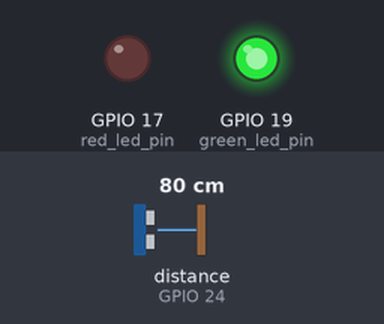
A program run on a simulated Raspberry Pi (BCM pin numbers). Shown: output pins drawn as LEDs (lit = HIGH). The test bench sets the inputs (shaded band); at power-on: distance to the obstacle (sensor on GPIO 24) 80 cm. The echo pulse lasts 58.3 µs per cm; the clock reads 2024-03-15 10:24:30 at power-on unless the program sets it; files the program writes start out absent; pins used as bus, display or sensor lines are not drawn.

Above: at 1.2 s.
1.3 s: distance to the obstacle (sensor on GPIO 24) set to 32 cm
3.2 s: distance to the obstacle (sensor on GPIO 24) set to 27 cm
At 4.5 s:
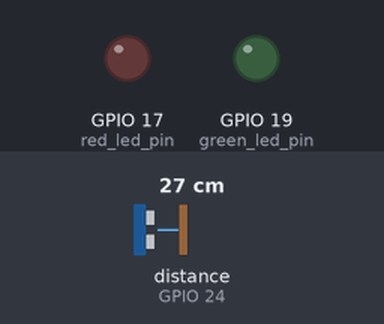
Timing chart, 0 to 6.2 s (numbered marks = the images above; inputs shaded):
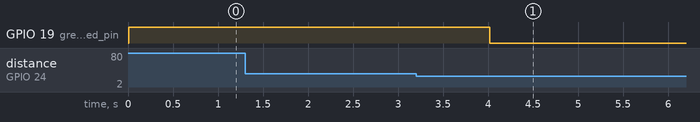

The program:

E3_1.py
```python
"""
Archivo: Ejercicio4.py
Equipo: #6
Integrantes del equipo: Integrante #1 Eduardo Isaac Dávila Bernal
                        Integrante #2 Natalia Victoria Nava
                        Integrante #3 Araujo Galan Maximiliano
Fecha: 16 / 10 / 2023
Descripcion: Escribe un programa que mida la distancia a través de un sensor ultrasónico, encienda uno de tres LEDs cuando se encuentre dentro de un rango de distancia específico y guarde la información en un archivo *.txt con el valor de la distancia con mensaje de alerta y fecha de cuando se leyó. Si la distancia calculada es inferior a 10cm, se enciende el LED rojo y se escribe el siguiente mensaje de alerta: MUY CERCA. Cuando es superior a 30, se enciende el LED verde y se escribe el siguiente mensaje de alerta: EXCELENTE. De lo contrario, se enciende el LED ámbar y se escribe el siguiente mensaje de alerta: CERCA.
"""

import RPi.GPIO as GPIO
import time
import datetime

# Configura los pines GPIO para el sensor ultrasónico y LEDs
GPIO.setmode(GPIO.BCM)
trigger_pin = 18
echo_pin = 24
red_led_pin = 17
amber_led_pin = 18
green_led_pin = 19

GPIO.setup(trigger_pin, GPIO.OUT)
GPIO.setup(echo_pin, GPIO.IN)
GPIO.setup(red_led_pin, GPIO.OUT)
GPIO.setup(amber_led_pin, GPIO.OUT)
GPIO.setup(green_led_pin, GPIO.OUT)

# Función para medir la distancia con el sensor ultrasónico
def medir_distancia():
    GPIO.output(trigger_pin, True)
    time.sleep(0.00001)
    GPIO.output(trigger_pin, False)

    pulse_start = time.time()
    pulse_end = time.time()

    while GPIO.input(echo_pin) == 0:
        pulse_start = time.time()

    while GPIO.input(echo_pin) == 1:
        pulse_end = time.time()

    pulse_duration = pulse_end - pulse_start
    distancia = (pulse_duration * 34300) / 2  # La velocidad del sonido es de 343 m/s

    return distancia

try:
    while True:
        distancia = medir_distancia()
        fecha = datetime.datetime.now().strftime('%Y-%m-%d %H:%M:%S')

        if distancia < 10:
            mensaje_alerta = "MUY CERCA"
            GPIO.output(red_led_pin, GPIO.HIGH)
            GPIO.output(amber_led_pin, GPIO.LOW)
            GPIO.output(green_led_pin, GPIO.LOW)
        elif distancia > 30:
            mensaje_alerta = "EXCELENTE"
            GPIO.output(red_led_pin, GPIO.LOW)
            GPIO.output(amber_led_pin, GPIO.LOW)
            GPIO.output(green_led_pin, GPIO.HIGH)
        else:
            mensaje_alerta = "CERCA"
            GPIO.output(red_led_pin, GPIO.LOW)
            GPIO.output(amber_led_pin, GPIO.HIGH)
            GPIO.output(green_led_pin, GPIO.LOW)

        with open('informacion_distancia.txt', 'a') as file:
            file.write(f'Fecha: {fecha}, Distancia: {distancia:.2f} cm, Alerta: {mensaje_alerta}\n')

        time.sleep(1)  # Leer y actualizar cada segundo

except KeyboardInterrupt:
    GPIO.cleanup()
```

Measured:
- the behaviour switches between 30 and 29 cm on distance to the obstacle (sensor on GPIO 24) (found by bisection; images 0 and 1)
- after the input at 1.3 s, every drawn part: stays the same
- after the input at 3.2 s, GPIO 19 (green_led_pin): HIGH → LOW after 0.82 s
